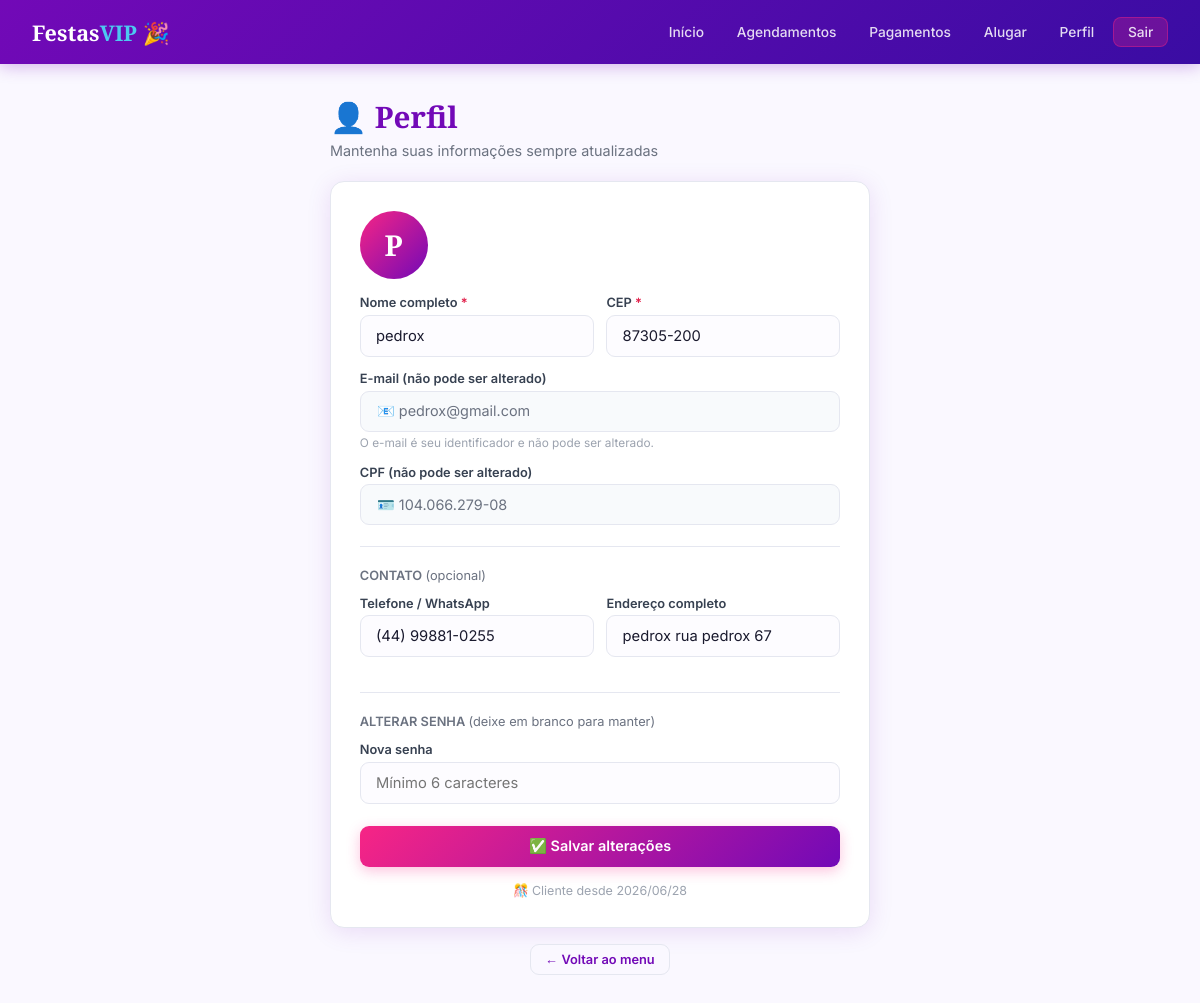
Page /perfil (signed in) on the committed database.
### tables this page shows
CREATE TABLE clientes (
                id          INTEGER PRIMARY KEY AUTOINCREMENT,
                nome        TEXT    NOT NULL,
                email       TEXT    NOT NULL UNIQUE,
                cpf         TEXT    NOT NULL UNIQUE,
                cep         TEXT    NOT NULL,
                senha_hash  TEXT    NOT NULL,
                telefone    TEXT,
                endereco    TEXT,
                criado_em   DATETIME DEFAULT CURRENT_TIMESTAMP
            );

### controllers/__init__.py (the view, shortened to what this page needs)
@cliente_bp.route("/perfil", methods=["GET", "POST"])
@login_required
def perfil():
    cli = _cliente_atual()
    return render_template("cliente/perfil.html", cliente=cli)

### controllers/__init__.py (called while the page is built)
def login_required(f):
    @wraps(f)
    def decorated(*args, **kwargs):
        if "cliente_id" not in session:
            return redirect(url_for("cliente.index"))
        return f(*args, **kwargs)
    return decorated

def _cliente_atual() -> Cliente:
    return Cliente.buscar_por_id(session["cliente_id"])

### database.py (called while the page is built)
    @classmethod
    def connect(cls) -> sqlite3.Connection:
        conn = sqlite3.connect(cls._path)
        conn.row_factory = sqlite3.Row
        conn.execute("PRAGMA foreign_keys = ON")
        return conn

### models/__init__.py (called while the page is built)
    @classmethod
    def buscar_por_id(cls, cliente_id: int) -> Optional["Cliente"]:
        conn = Database.connect()
        row  = conn.execute("SELECT * FROM clientes WHERE id=?", (cliente_id,)).fetchone()
        conn.close()
        return cls._from_row(row) if row else None

    @classmethod
    def _from_row(cls, row) -> "Cliente":
        d = dict(row)
        return cls(
            id        = d["id"],
            nome      = d["nome"],
            email     = d["email"],
            cpf       = d["cpf"],
            cep       = d["cep"],
            senha_hash= d["senha_hash"],
            telefone  = d.get("telefone"),
            endereco  = d.get("endereco"),
            criado_em = d.get("criado_em"),
        )

### templates/cliente/perfil.html (shortened to what this page needs)
{% extends 'base.html' %}
{% block content %}
<div class="dados-wrap">
  <h1>👤 Perfil</h1>
  <p class="subtitle">Mantenha suas informações sempre atualizadas</p>
  <div class="card">
    <div class="avatar">{{ cliente.nome[0].upper() }}</div>
    <form method="POST">
      <div class="form-row form-row-2">
        <div class="form-group">
          <label class="campo-obrig">Nome completo</label>
          <input type="text" name="nome" value="{{ cliente.nome }}" required>
        </div>
        <div class="form-group">
          <label class="campo-obrig">CEP</label>
          <input type="text" name="cep" id="cep" value="{{ cliente.cep }}" required maxlength="9">
        </div>
      </div>
      <div class="form-group">
        <label>E-mail (não pode ser alterado)</label>
        <div class="email-box">📧 {{ cliente.email }}</div>
        <p class="hint">O e-mail é seu identificador e não pode ser alterado.</p>
      </div>
      <div class="form-group">
        <label>CPF (não pode ser alterado)</label>
        <div class="email-box">🪪 {{ cliente.cpf }}</div>
      </div>
      <hr class="section-sep">
      <p style="font-size:.8rem;font-weight:600;color:#6b7280;margin-bottom:.8rem">CONTATO <span style="font-weight:400">(opcional)</span></p>
      <div class="form-row form-row-2">
        <div class="form-group">
          <label>Telefone / WhatsApp</label>
          <input type="tel" name="telefone" id="tel" value="{{ cliente.telefone or '' }}" placeholder="(00) 00000-0000">
        </div>
        <div class="form-group">
          <label>Endereço completo</label>
          <input type="text" name="endereco" value="{{ cliente.endereco or '' }}" placeholder="Rua, número, bairro...">
        </div>
      </div>
      <hr class="section-sep">
      <p style="font-size:.8rem;font-weight:600;color:#6b7280;margin-bottom:.8rem">ALTERAR SENHA <span style="font-weight:400">(deixe em branco para manter)</span></p>
      <div class="form-group">
        <label>Nova senha</label>
        <input type="password" name="nova_senha" placeholder="Mínimo 6 caracteres" minlength="6" autocomplete="new-password">
      </div>
      <button type="submit" class="btn btn-primary btn-full" style="margin-top:.5rem">✅ Salvar alterações</button>
    </form>
    <div style="margin-top:1rem;font-size:.78rem;color:#9ca3af;text-align:center">
      🎊 Cliente desde {{ cliente.criado_em[:10] | replace('-','/') if cliente.criado_em else '—' }}
    </div>
  </div>
  <div style="text-align:center;margin-top:1rem">
    <a href="{{ url_for('cliente.menu') }}" class="btn btn-secondary btn-sm">← Voltar ao menu</a>
  </div>
</div>
{% endblock %}

### templates/base.html (style rules this page uses)
*,*::before,*::after { box-sizing:border-box;margin:0;padding:0 }
:root { --rosa:#f72585;--roxo:#7209b7;--azul:#3a0ca3;--ciano:#4cc9f0;--off:#faf8ff;--cinza:#6b7280;--borda:#e5e7f0;--shadow:0 4px 24px rgba(114,9,183,.12);--r:14px }
body { font-family:'Inter',sans-serif;background:var(--off);color:#1a1a2e;min-height:100vh }
.card { background:#fff;border-radius:var(--r);box-shadow:var(--shadow);padding:1.8rem;border:1px solid var(--borda) }
h1 { font-family:'Playfair Display',serif;font-size:1.85rem;font-weight:900;color:var(--roxo);margin-bottom:.3rem }
.subtitle { color:var(--cinza);font-size:.9rem;margin-bottom:1.4rem }
.form-group { margin-bottom:.9rem }
.form-row { display:grid;gap:.8rem }
.form-row-2 { grid-template-columns:1fr 1fr }
label { display:block;font-size:.8rem;font-weight:600;color:#374151;margin-bottom:.3rem }
input,select,textarea { width:100%;padding:.68rem .95rem;border:1.5px solid var(--borda);border-radius:9px;font-family:'Inter',sans-serif;font-size:.92rem;color:#1a1a2e;background:#fdfcff;transition:border .2s;outline:none }
.btn { display:inline-flex;align-items:center;justify-content:center;gap:.4rem;padding:.72rem 1.5rem;border-radius:9px;font-family:'Inter',sans-serif;font-size:.9rem;font-weight:600;cursor:pointer;border:none;text-decoration:none;transition:all .2s }
.btn-primary { background:linear-gradient(135deg,var(--rosa),var(--roxo));color:#fff;box-shadow:0 4px 14px rgba(247,37,133,.28) }
.btn-secondary { background:var(--off);color:var(--roxo);border:1.5px solid var(--borda) }
.btn-full { width:100% }
.btn-sm { padding:.45rem .9rem;font-size:.8rem }

### templates/cliente/perfil.html (style rules this page uses)
.dados-wrap { max-width:540px;margin:0 auto }
.avatar { width:68px;height:68px;border-radius:50%;background:linear-gradient(135deg,#f72585,#7209b7);display:flex;align-items:center;justify-content:center;font-size:1.8rem;color:#fff;font-weight:900;font-family:'Playfair Display',serif;margin-bottom:1rem }
.email-box { background:#f8fafc;border:1.5px solid #e5e7f0;border-radius:9px;padding:.65rem 1rem;font-size:.9rem;color:#6b7280 }
.hint { font-size:.74rem;color:#9ca3af;margin-top:.3rem }
.section-sep { border:none;border-top:1px solid #e5e7f0;margin:1.3rem 0 }
.campo-obrig::after { content:" *";color:#e11d48 }

### rows in the picture
clientes: nome "P", nome "pedrox", cep "87305-200", email "pedrox@gmail.com", cpf "104.066.279-08", telefone "(44) 99881-0255", endereco "pedrox rua pedrox 67", criado_em "2026/06/28"
